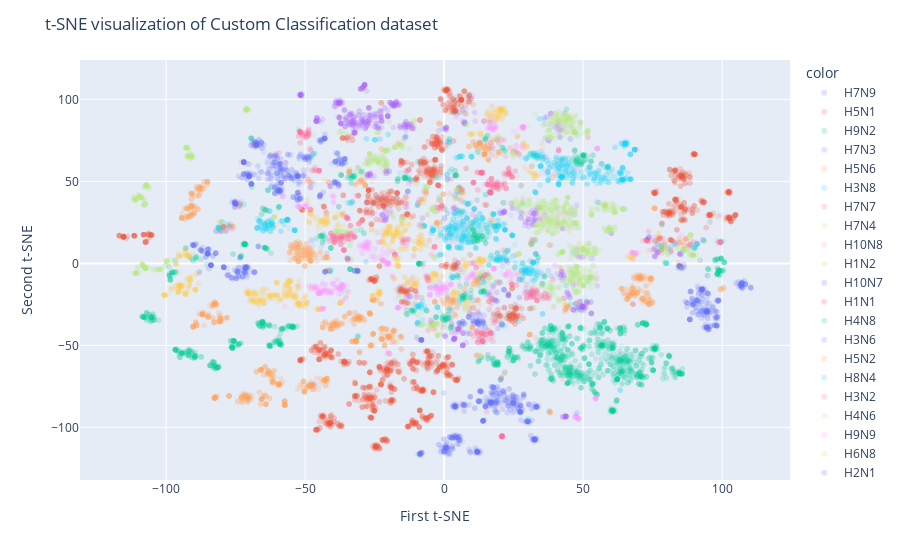

Notebook code cell kept with this figure:
### Code cell
fig = px.scatter(x=X_tsne[:, 0], y=X_tsne[:, 1], color=X.subtype, opacity=0.1)
fig.update_layout(
    title="t-SNE visualization of Custom Classification dataset",
    xaxis_title="First t-SNE",
    yaxis_title="Second t-SNE",
)
fig.show()
